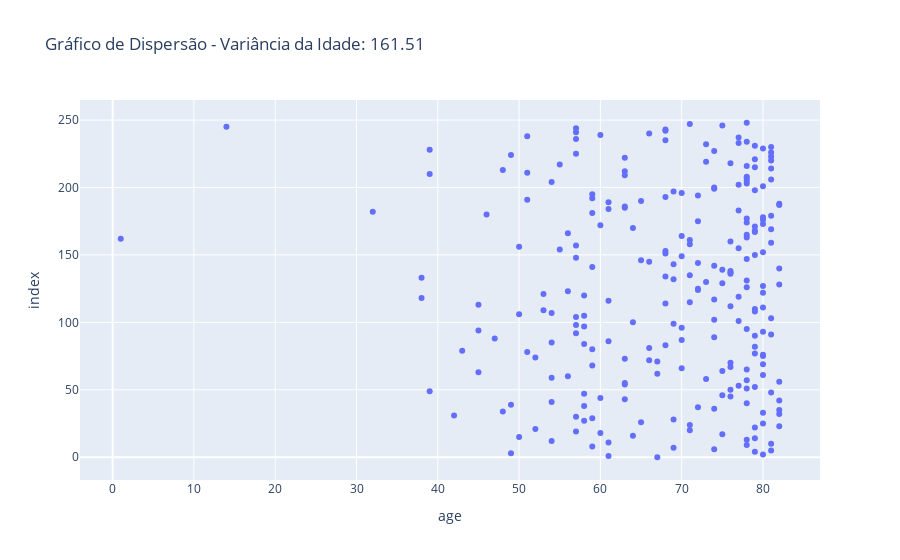
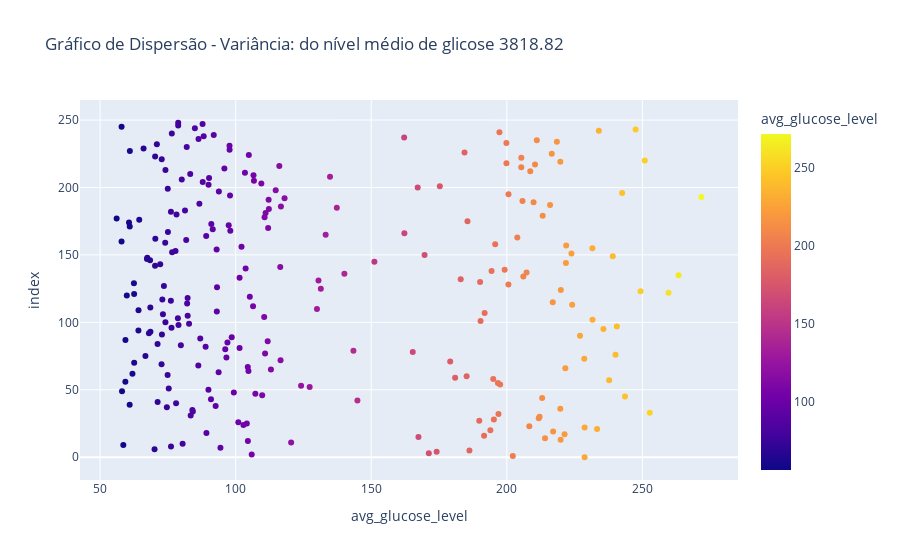
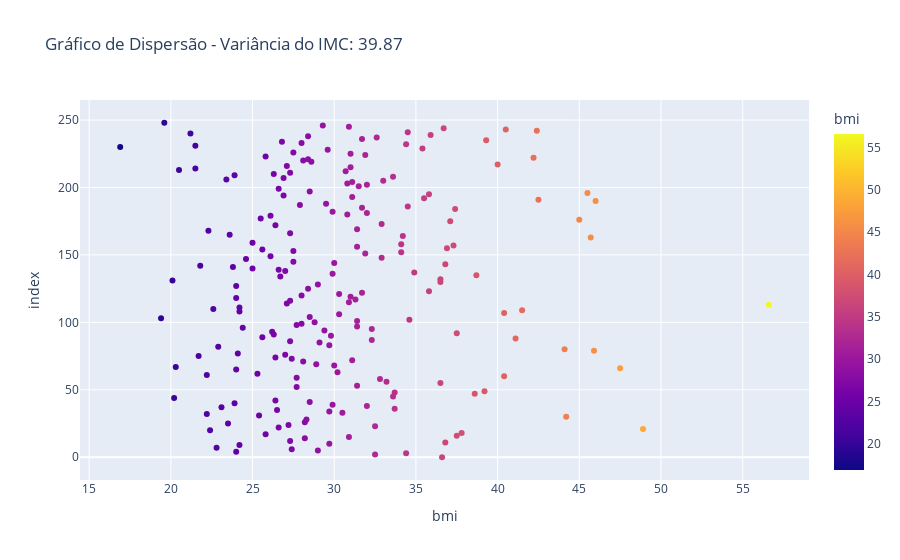

Write notebook code for charts like these, in order.
### Code cell
fig_var_idade = px.scatter(data_AVC['age'], x='age', y=data_AVC.index, title=f'Gráfico de Dispersão - Variância da Idade: {var_idade:.2f}')
fig_var_idade.show()

fig_var_glucose = px.scatter(data_AVC['avg_glucose_level'], x='avg_glucose_level', y=data_AVC.index, color= 'avg_glucose_level', title=f'Gráfico de Dispersão - Variância: do nível médio de glicose {var_glicose:.2f}')
fig_var_glucose.show()

fig_var_idade = px.scatter(data_AVC['bmi'], x='bmi', y=data_AVC.index, color= 'bmi', title=f'Gráfico de Dispersão - Variância do IMC: {var_bmi:.2f}')
fig_var_idade.show()

### Figure 1 — Plotly figure (JSON) as saved in the notebook; plotly's stock layout.template omitted (floating-point values rounded to 4 significant figures; data arrays with more than 128 entries replaced by an {"elided": "..."} marker saying what was removed)
{"data": [{"hovertemplate": "age=%{x}<br>index=%{y}<extra></extra>", "legendgroup": "", "marker": {"color": "#636efa", "symbol": "circle"}, "mode": "markers", "name": "", "orientation": "v", "showlegend": false, "type": "scatter", "x": {"elided": "249 int values"}, "xaxis": "x", "y": {"elided": "249 int values"}, "yaxis": "y"}], "layout": {"legend": {"tracegroupgap": 0}, "title": {"text": "Gráfico de Dispersão - Variância da Idade: 161.51"}, "xaxis": {"anchor": "y", "domain": [0, 1], "title": {"text": "age"}}, "yaxis": {"anchor": "x", "domain": [0, 1], "title": {"text": "index"}}}}

### Figure 2 — Plotly figure (JSON) as saved in the notebook; plotly's stock layout.template omitted (floating-point values rounded to 4 significant figures; data arrays with more than 128 entries replaced by an {"elided": "..."} marker saying what was removed)
{"data": [{"hovertemplate": "avg_glucose_level=%{marker.color}<br>index=%{y}<extra></extra>", "legendgroup": "", "marker": {"color": {"elided": "249 float values"}, "coloraxis": "coloraxis", "symbol": "circle"}, "mode": "markers", "name": "", "orientation": "v", "showlegend": false, "type": "scatter", "x": {"elided": "249 float values"}, "xaxis": "x", "y": {"elided": "249 int values"}, "yaxis": "y"}], "layout": {"coloraxis": {"colorbar": {"title": {"text": "avg_glucose_level"}}, "colorscale": [[0, "#0d0887"], [0.1111, "#46039f"], [0.2222, "#7201a8"], [0.3333, "#9c179e"], [0.4444, "#bd3786"], [0.5556, "#d8576b"], [0.6667, "#ed7953"], [0.7778, "#fb9f3a"], [0.8889, "#fdca26"], [1, "#f0f921"]]}, "legend": {"tracegroupgap": 0}, "title": {"text": "Gráfico de Dispersão - Variância: do nível médio de glicose 3818.82"}, "xaxis": {"anchor": "y", "domain": [0, 1], "title": {"text": "avg_glucose_level"}}, "yaxis": {"anchor": "x", "domain": [0, 1], "title": {"text": "index"}}}}

### Figure 3 — Plotly figure (JSON) as saved in the notebook; plotly's stock layout.template omitted (floating-point values rounded to 4 significant figures; data arrays with more than 128 entries replaced by an {"elided": "..."} marker saying what was removed)
{"data": [{"hovertemplate": "bmi=%{marker.color}<br>index=%{y}<extra></extra>", "legendgroup": "", "marker": {"color": {"elided": "249 float values"}, "coloraxis": "coloraxis", "symbol": "circle"}, "mode": "markers", "name": "", "orientation": "v", "showlegend": false, "type": "scatter", "x": {"elided": "249 float values"}, "xaxis": "x", "y": {"elided": "249 int values"}, "yaxis": "y"}], "layout": {"coloraxis": {"colorbar": {"title": {"text": "bmi"}}, "colorscale": [[0, "#0d0887"], [0.1111, "#46039f"], [0.2222, "#7201a8"], [0.3333, "#9c179e"], [0.4444, "#bd3786"], [0.5556, "#d8576b"], [0.6667, "#ed7953"], [0.7778, "#fb9f3a"], [0.8889, "#fdca26"], [1, "#f0f921"]]}, "legend": {"tracegroupgap": 0}, "title": {"text": "Gráfico de Dispersão - Variância do IMC: 39.87"}, "xaxis": {"anchor": "y", "domain": [0, 1], "title": {"text": "bmi"}}, "yaxis": {"anchor": "x", "domain": [0, 1], "title": {"text": "index"}}}}
